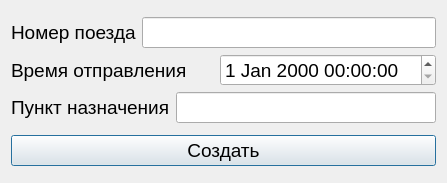
<?xml version="1.0" encoding="UTF-8"?>
<ui version="4.0">
 <class>addNew</class>
 <widget class="QDialog" name="addNew">
  <property name="geometry">
   <rect>
    <x>0</x>
    <y>0</y>
    <width>447</width>
    <height>183</height>
   </rect>
  </property>
  <property name="windowTitle">
   <string>Добавление маршрута</string>
  </property>
  <property name="windowIcon">
   <iconset resource="resources.qrc">
    <normaloff>:/rec/img/add-new.png</normaloff>:/rec/img/add-new.png</iconset>
  </property>
  <layout class="QVBoxLayout" name="verticalLayout_2">
   <item>
    <layout class="QVBoxLayout" name="verticalLayout">
     <item>
      <layout class="QHBoxLayout" name="horizontalLayout">
       <item>
        <widget class="QLabel" name="label">
         <property name="font">
          <font>
           <pointsize>14</pointsize>
          </font>
         </property>
         <property name="text">
          <string>Номер поезда</string>
         </property>
        </widget>
       </item>
       <item>
        <widget class="QLineEdit" name="TETrainNumber">
         <property name="font">
          <font>
           <pointsize>14</pointsize>
          </font>
         </property>
        </widget>
       </item>
      </layout>
     </item>
     <item>
      <layout class="QHBoxLayout" name="horizontalLayout_2">
       <item>
        <widget class="QLabel" name="label_2">
         <property name="font">
          <font>
           <pointsize>14</pointsize>
          </font>
         </property>
         <property name="text">
          <string>Время отправления</string>
         </property>
        </widget>
       </item>
       <item>
        <widget class="QDateTimeEdit" name="dateTimeEdit">
         <property name="font">
          <font>
           <pointsize>14</pointsize>
          </font>
         </property>
        </widget>
       </item>
      </layout>
     </item>
     <item>
      <layout class="QHBoxLayout" name="horizontalLayout_3">
       <item>
        <widget class="QLabel" name="label_3">
         <property name="font">
          <font>
           <pointsize>14</pointsize>
          </font>
         </property>
         <property name="text">
          <string>Пункт назначения</string>
         </property>
        </widget>
       </item>
       <item>
        <widget class="QLineEdit" name="TEDestination">
         <property name="font">
          <font>
           <pointsize>14</pointsize>
          </font>
         </property>
        </widget>
       </item>
      </layout>
     </item>
    </layout>
   </item>
   <item>
    <widget class="QPushButton" name="BCreate">
     <property name="font">
      <font>
       <pointsize>14</pointsize>
      </font>
     </property>
     <property name="text">
      <string>Создать</string>
     </property>
    </widget>
   </item>
  </layout>
 </widget>
 <resources>
  <include location="resources.qrc"/>
 </resources>
 <connections/>
</ui>
